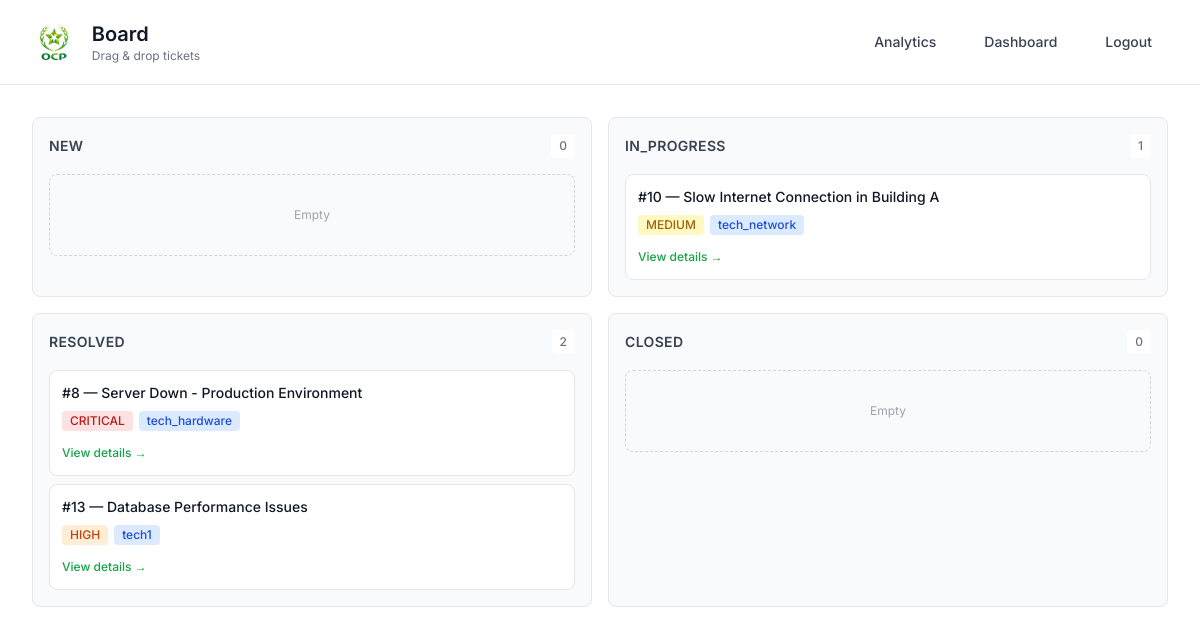
The app's page /board/ (signed in) with its own data.
### tickets/models.py (models this page shows, shortened)
class Ticket(models.Model):
    STATUS_CHOICES = (
        ("NEW", "New"),
        ("IN_PROGRESS", "In Progress"),
        ("RESOLVED", "Resolved"),
        ("CLOSED", "Closed"),
    )
    URGENCY_CHOICES = (
        ("LOW", "Low"),
        ("MEDIUM", "Medium"),
        ("HIGH", "High"),
        ("CRITICAL", "Critical"),
    )
    CATEGORY_CHOICES = (
        ("HARDWARE", "Hardware"),
        ("SOFTWARE", "Software"),
        ("NETWORK", "Network"),
        ("ACCESS", "Access & Permissions"),
        ("EMAIL", "Email"),
        ("OTHER", "Other"),
    )
    title = models.CharField(max_length=150)
    description = models.TextField()
    category = models.CharField(
        max_length=30, choices=CATEGORY_CHOICES, default="OTHER")
    status = models.CharField(
        max_length=20, choices=STATUS_CHOICES, default="NEW")
    urgency = models.CharField(
        max_length=20, choices=URGENCY_CHOICES, default="MEDIUM")
    created_by = models.ForeignKey(
        settings.AUTH_USER_MODEL,
        on_delete=models.CASCADE,
        related_name="tickets_created"
    )
    assigned_to = models.ForeignKey(
        settings.AUTH_USER_MODEL,
        on_delete=models.SET_NULL,
        null=True,
        blank=True,
        related_name="tickets_assigned"
    )
    created_at = models.DateTimeField(auto_now_add=True)
    updated_at = models.DateTimeField(auto_now=True)
    resolved_at = models.DateTimeField(null=True, blank=True)
    closed_at = models.DateTimeField(null=True, blank=True)
    sla_response_time = models.IntegerField(
        null=True, blank=True)  # Time until first response
    sla_resolution_time = models.IntegerField(
        null=True, blank=True)  # Time until resolved

### users/models.py (models this page shows, shortened)
class User(AbstractUser):
    ROLE_CHOICES = (
        ("user", "Utilisateur"),
        ("technician", "Technicien"),
        ("admin", "Administrateur"),
    )
    role = models.CharField(max_length=20, choices=ROLE_CHOICES, default="user")
    speciality = models.CharField(max_length=80, blank=True, null=True)

### tickets/views.py (the view)
# urls.py: path("board/", views.board, name="board"),
@login_required
def board(request):
    u = request.user
    tickets = Ticket.objects.all()
    if u.role == "technician":
        tickets = tickets.filter(assigned_to=u)
    elif u.role == "user":
        tickets = tickets.filter(created_by=u)
    cols = {
        "NEW": tickets.filter(status="NEW").order_by("-created_at"),
        "IN_PROGRESS": tickets.filter(status="IN_PROGRESS").order_by("-created_at"),
        "RESOLVED": tickets.filter(status="RESOLVED").order_by("-created_at"),
        "CLOSED": tickets.filter(status="CLOSED").order_by("-created_at"),
    }
    return render(request, "tickets/board.html", {"cols": cols})

### templates/tickets/board.html (shortened to what this page needs)
{% load static %}
<!doctype html>
<html lang="en">
<head>
  <script src="https://cdn.tailwindcss.com"></script>
</head>
<body class="min-h-screen bg-white">
  <header class="bg-white border-b border-gray-200">
    <div class="max-w-7xl mx-auto px-8 py-5">
      <div class="flex items-center justify-between">
        <div class="flex items-center gap-4">
          <img src="{% static 'images/image-1.png' %}" alt="TicketFlow" class="h-10 w-auto" />
          <div>
            <h1 class="text-xl font-semibold text-gray-900">Board</h1>
            <p class="text-xs text-gray-500">Drag & drop tickets</p>
          </div>
        </div>
        <div class="flex items-center gap-4">
          <a href="{% url 'analytics' %}" class="px-4 py-2 text-sm font-medium text-gray-700 hover:text-gray-900 transition-colors">Analytics</a>
          <a href="{% url 'dashboard' %}" class="px-4 py-2 text-sm font-medium text-gray-700 hover:text-gray-900 transition-colors">Dashboard</a>
          <a href="{% url 'logout' %}" class="px-4 py-2 text-sm font-medium text-gray-700 hover:text-gray-900 transition-colors">Logout</a>
        </div>
      </div>
    </div>
  </header>
  <main class="max-w-7xl mx-auto px-8 py-8">
    <div class="grid grid-cols-1 md:grid-cols-2 xl:grid-cols-4 gap-4">
      {% for key, items in cols.items %}
      <section class="bg-gray-50 border border-gray-200 rounded-lg p-4"
               data-col="{{ key }}"
               ondragover="event.preventDefault()"
               ondrop="onDrop(event, '{{ key }}')">
        <div class="flex items-center justify-between mb-4">
          <h2 class="text-sm font-semibold text-gray-700 uppercase tracking-wide">{{ key }}</h2>
          <span class="text-xs text-gray-500 bg-white px-2 py-1 rounded font-medium">{{ items|length }}</span>
        </div>
        <div class="space-y-2 min-h-[60px]">
          {% for t in items %}
            <div class="card-drag bg-white border border-gray-200 rounded-lg p-3 cursor-grab"
                 draggable="true"
                 ondragstart="onDragStart(event, '{{ t.id }}')">
              <div class="text-sm font-medium text-gray-900 mb-2">#{{ t.id }} — {{ t.title }}</div>
              <div class="flex flex-wrap gap-1.5 text-xs mb-2">
                <span class="px-2 py-0.5 rounded {% if t.urgency == 'CRITICAL' %}bg-red-100 text-red-700{% elif t.urgency == 'HIGH' %}bg-orange-100 text-orange-700{% elif t.urgency == 'MEDIUM' %}bg-yellow-100 text-yellow-700{% else %}bg-gray-100 text-gray-700{% endif %} font-medium">
                  {{ t.urgency }}
                </span>
                {% if t.assigned_to %}
                  <span class="px-2 py-0.5 rounded bg-blue-100 text-blue-700 font-medium">{{ t.assigned_to.username  }}</span>
                {% endif %}
              </div>
              <a class="text-xs text-green-600 hover:text-green-700 font-medium"
                 href="{% url 'ticket_detail' t.id %}">
                View details →
              </a>
            </div>
          {% empty %}
            <div class="text-xs text-gray-400 text-center py-8 border border-dashed border-gray-300 rounded-lg">Empty</div>
          {% endfor %}
        </div>
      </section>
      {% endfor %}
    </div>
  </main>
</body>
</html>

### templates/tickets/board.html (style rules this page uses)
* { font-family: 'Inter', sans-serif; }
.card-drag { transition: transform 0.2s, box-shadow 0.2s; }

### records on screen
Ticket: id "10", title "Slow Internet Connection in Building A", urgency "MEDIUM", assigned_to.username "tech_network"
Ticket: id "8", title "Server Down - Production Environment", urgency "CRITICAL", assigned_to.username "tech_hardware"
Ticket: id "13", title "Database Performance Issues", urgency "HIGH", assigned_to.username "tech1"

### other values on screen
{{ key }} "NEW" "IN_PROGRESS" "RESOLVED" "CLOSED"
{{ items|length }} "0" "1" "2" "0"
